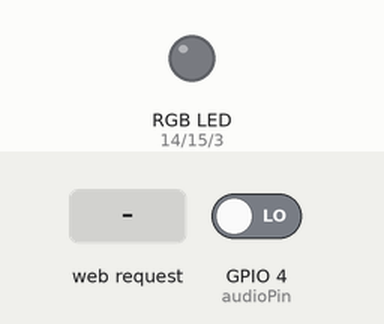
This sketch was run on a simulated ESP8266 (NodeMCU). Parts: an RGB LED mixed from three pins (HIGH = lit). The inputs (shaded band) are chosen by the test bench; at power-on: GPIO 4 (audioPin) LOW. WiFi joins after 1.5 s; servers stay silent unless stated; what the sketch prints to the serial monitor is not drawn.

Above: at 3.2 s.
3.3 s: GPIO 4 (audioPin) driven HIGH
At 4.5 s:
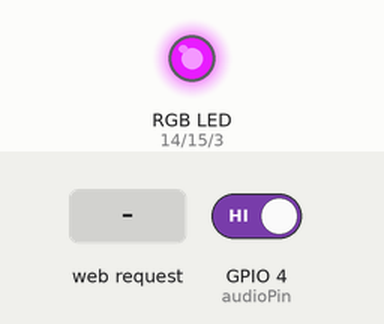
4.8 s: GPIO 4 (audioPin) driven LOW
At 6.0 s:
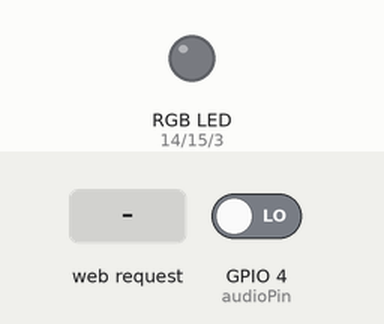
6.3 s: GPIO 4 (audioPin) driven HIGH
At 6.8 s:
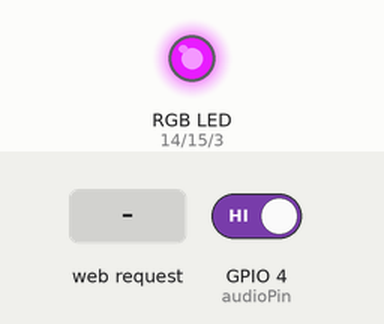
7.8 s: HTTP request GET /text received
At 8.7 s:
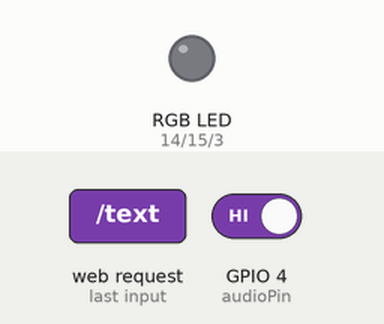
Timing chart, 0 to 10.3 s (numbered marks = the images above; inputs shaded):
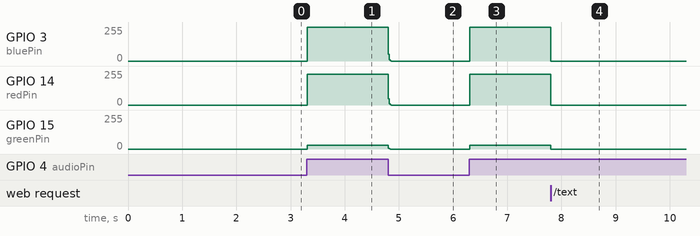

Measured:
- after the input at 3.3 s, GPIO 3 (bluePin): 0/255 → 255/255 at once; GPIO 14 (redPin): 0/255 → 232/255 at once; GPIO 15 (greenPin): 0/255 → 28/255 at once
- after the input at 4.8 s, GPIO 3 (bluePin): 255/255 → 0/255 at once; GPIO 14 (redPin): 232/255 → 0/255 at once; GPIO 15 (greenPin): 28/255 → 0/255 at once
- after the input at 6.3 s, GPIO 3 (bluePin): 0/255 → 255/255 at once; GPIO 14 (redPin): 0/255 → 232/255 at once; GPIO 15 (greenPin): 0/255 → 28/255 at once
- after the input at 7.8 s, GPIO 3 (bluePin): 255/255 → 0/255 at once; GPIO 14 (redPin): 232/255 → 0/255 at once; GPIO 15 (greenPin): 28/255 → 0/255 at once

The sketch:

RGB_LED.ino
```cpp
#include <ESP8266WiFi.h>
#include <ESP8266WebServer.h>

String ssid = "Finger weg da";
String password = "24680fJhNsdawelobxYA0987AsDfGhBFE";

int redPin = 14; //TX
int bluePin = 3; //RX
int greenPin = 15; //D8
int audioPin = 4; //D2

int r0 = 232;
int g0 = 28;
int b0 = 255;

int r = 0;
int g = 0;
int b = 0;

String modus = "blink";
double fade = 0.2;

ESP8266WebServer server(80);

void setup() {
  Serial.begin(115200);
  WiFi.begin(WiFi.SSID(), WiFi.psk());
  while (WiFi.status() != WL_CONNECTED) {
    Serial.print(".");
    delay(1000);
  }
  server.on("/text", handleRequest);
  server.begin();
  pinMode(redPin, OUTPUT);
  pinMode(greenPin, OUTPUT);
  pinMode(bluePin, OUTPUT);
  Serial.println(WiFi.localIP());
  Serial.println("Start Loop...");
}
void loop() {
  server.handleClient();
  if (modus == "blink") {
    if (digitalRead(audioPin) == 1) {
      r = r0;
      g = g0;
      b = b0;
      setColor(r, g, b); // Red Color
    } else {
      g = g * fade;
      b = b * fade;
      r = r * fade;
      setColor(r, g, b); // Blue Color
      delay(20);
    }
  } else {
    setColor(r0, g0, b0);
  }
}

void setColor(int redValue, int greenValue, int blueValue) {
  analogWrite(redPin, redValue);
  analogWrite(greenPin, greenValue);
  analogWrite(bluePin, blueValue);
}

void handleRequest() {
  Serial.print("Start sending");
  server.sendHeader("Access-Control-Allow-Origin", "*");
  server.sendHeader("Access-Control-Allow-Headers", "Origin, X-Requested-With, Content-Type, Accept");
  server.send(200, "application/json", "{\"message\": \"Set color\"}");

  r0 = server.arg(0).toInt();
  g0 = server.arg(1).toInt();
  b0 = server.arg(2).toInt();
  modus = server.arg(3);
  fade = server.arg(4).toFloat();
}
```
